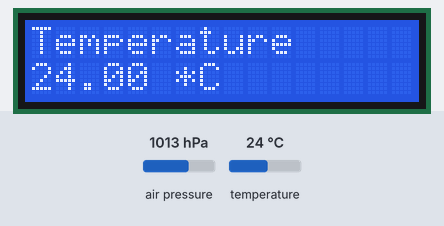
The sketch below on a simulated Arduino Uno, built with avr-gcc and run on an emulated ATmega328P. On the bench: 16×2 character LCD. The inputs (shaded band) are chosen by the test bench; at power-on: air pressure 1013 hPa, temperature 24 °C.

Above: at 3.2 s.
3.3 s: air pressure set to 952 hPa
At 4.5 s:
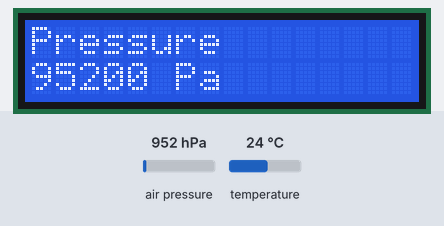
9.8 s: temperature set to 12 °C
13.9 s: air pressure set to 975 hPa
At 18.2 s:
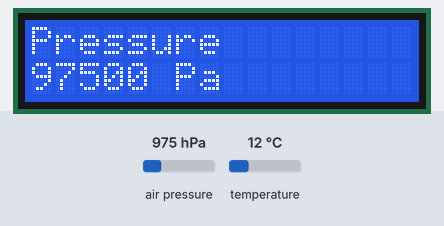
18.8 s: temperature set to 19 °C
At 29.7 s:
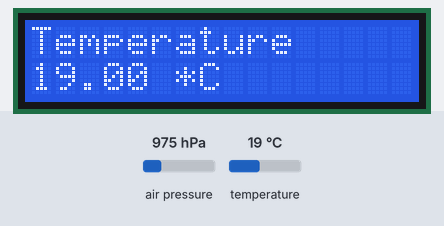
Timing chart, 0 to 31.0 s (numbered marks = the images above; inputs shaded):
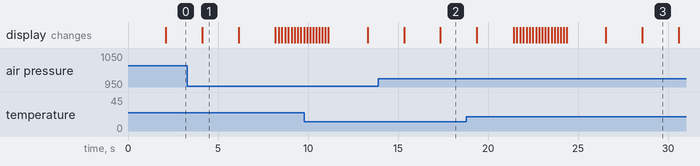

The sketch:

BMPLCD.ino
```cpp
#include <Wire.h>
#include <Adafruit_BMP085.h>
#include <LiquidCrystal_I2C.h>

#define LCD_ADDRESS 0x27
#define LCD_COLS 16
#define LCD_ROWS 2

Adafruit_BMP085 bmp;
LiquidCrystal_I2C lcd_anzeige(LCD_ADDRESS, LCD_COLS, LCD_ROWS);


void setup() {

  if (!bmp.begin()) {
    Serial.println("Could not find a valid BMP085 sensor, check wiring!");
    while (1) {}
  }
  lcd_anzeige.begin();
  lcd_anzeige.setCursor(0, 0);
  lcd_anzeige.print("Initializing...");
  delay(2000);
}

void loop() {
  lcd_anzeige.clear();
  lcd_anzeige.setCursor(0, 0);
  lcd_anzeige.print("Temperature");
  lcd_anzeige.setCursor(0, 1);
  lcd_anzeige.print(bmp.readTemperature());
  lcd_anzeige.print(" *C");
  delay(2000);
  lcd_anzeige.clear();
  lcd_anzeige.setCursor(0, 0);
  lcd_anzeige.print("Pressure");
  lcd_anzeige.setCursor(0, 1);
  lcd_anzeige.print(bmp.readPressure());
  lcd_anzeige.print(" Pa");
  delay(2000);
  // Calculate altitude assuming 'standard' barometric
  // pressure of 1013.25 millibar = 101325 Pascal
  lcd_anzeige.clear();
  lcd_anzeige.setCursor(0, 0);
  lcd_anzeige.print("Altitude");
  lcd_anzeige.setCursor(0, 1);
  lcd_anzeige.print(bmp.readAltitude());
  lcd_anzeige.print(" meters");
  delay(2000);


  lcd_anzeige.clear();
  lcd_anzeige.setCursor(0, 1);
  lcd_anzeige.print(bmp.readSealevelPressure());
  lcd_anzeige.print(" Pa");

  String sealevelPressureTxt = "Pressure at sealevel (calculated)";
  size_t  scrollDigits = sealevelPressureTxt.length() - 16;

  for (size_t positionCounter = 0; positionCounter <= scrollDigits; positionCounter++) {
    //lcd_anzeige.scrollDisplayLeft();
    lcd_anzeige.setCursor(0, 0);
    lcd_anzeige.print(sealevelPressureTxt.substring(positionCounter));
    delay(150);
  }


  delay(2000);
  // you can get a more precise measurement of altitude
  // if you know the current sea level pressure which will
  // vary with weather and such. If it is 1015 millibars
  // that is equal to 101500 Pascals.
  lcd_anzeige.clear();
  lcd_anzeige.setCursor(0, 0);
  lcd_anzeige.print("Real altitude");
  lcd_anzeige.setCursor(0, 1);
  lcd_anzeige.print(bmp.readAltitude(101500));
  lcd_anzeige.print(" meters");

  //lcd_anzeige.print(bmp.readPressure());

  //Serial.println();
  delay(2000);
}

class myLiquidCrystal : LiquidCrystal_I2C {
  public:
    void setText(const String text[], int duration, bool scrollEnabled = true) {

      clear();
      //first print all text
      for (size_t i = 0; i < LCD_ROWS; i++) {
        this->setCursor(0, i);
        this->print(text[i]);
      }

      size_t scrollDigits = this->maxStringLength(text);

      //then scroll the rows that are longer than display
      for (size_t positionCounter = 0; positionCounter <= scrollDigits; positionCounter++) {
        for (size_t i = 0; i < LCD_ROWS; i++) {
          if (text[positionCounter].length() > LCD_COLS) {
            this->setCursor(0, i);
            this->print(text[positionCounter].substring(positionCounter));
          }
        }
        delay(150);
      }


      delay(duration);
    }

    private:
      size_t maxStringLength(const String text[]) {
        size_t maxLength = 0;
        for (size_t i =0; i < sizeof(text) - 1; i++) {
          maxLength = (text[i].length() > maxLength) ? text[i].length() : maxLength;
        }
        return maxLength;
      }

};
```

Measured:
- what the display in image 1 shows lasts 2.1 s, from 4.1 s to 6.2 s
